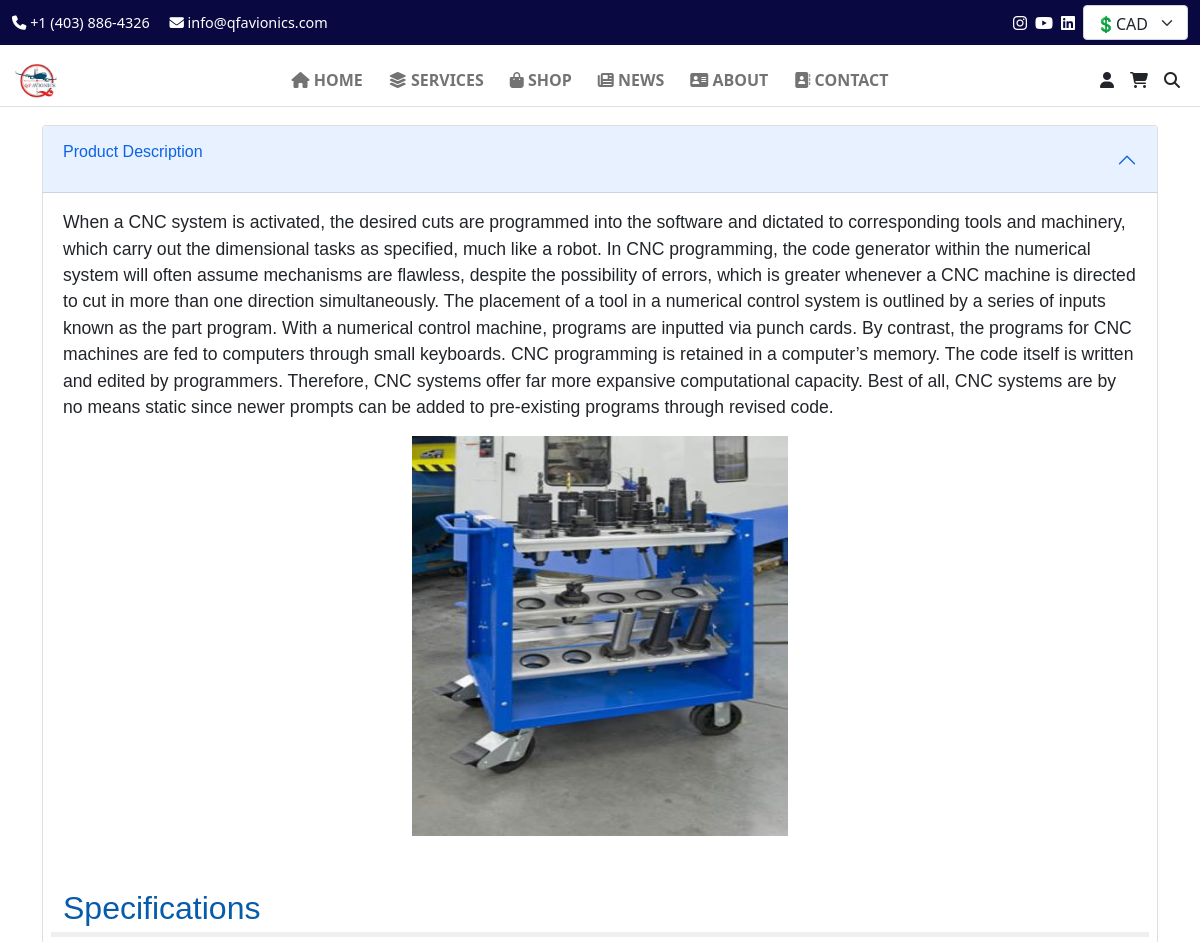
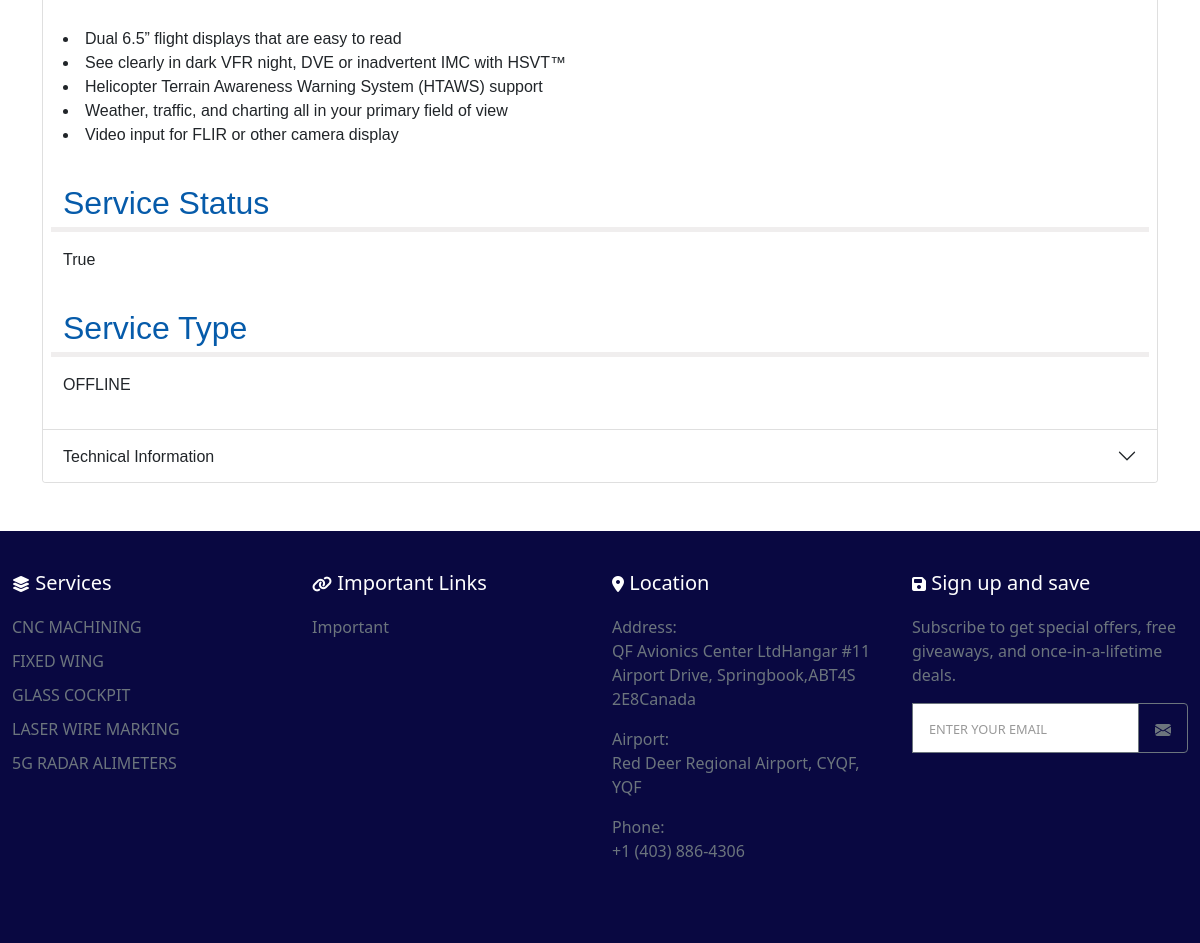
The page /service/1/ on the database its author committed (2 pictures, top to bottom).
### additional_option/models.py (models this page shows, shortened)
class Service(models.Model):
    name = models.CharField(max_length=40, default='', blank=False, null=False)
    image = models.ImageField(upload_to='static/service/images/')
    status = models.BooleanField(default=True)
    description = models.TextField(default='')
    service_type = models.CharField(default='', max_length=40, blank=False, null=False)

class Link(models.Model):
    name = models.CharField(max_length=40, default='', blank=False, null=False)
    url = models.CharField(max_length=100, default='', blank=False, null=False)

### additional_option/views.py (the view)
# urls.py: path("service/<int:id>/", service, name="service"),
def service(request, id):
    service = Service.objects.filter(id=id).first()
    return render(request, 'service.html', {'service':service})

### QFAvionics/header_context.py (called while the page is built)
def header_options(request):
    options = {
        "categories": [category.name for category in Category.objects.all()],
        "services" : [service for service in Service.objects.all()],
        "links": Link.objects.all(),
    }
    return options

### templates/service.html (shortened to what this page needs)
{% extends "master.html" %}
{% block content %}
{% load static %}
<div class="container">
    <div class="accordion" id="accordionPanelsStayOpenExample">
        <div class="accordion-item">
            <h2 class="accordion-header">
                <button class="accordion-button" type="button" data-bs-toggle="collapse"
                    data-bs-target="#panelsStayOpen-collapseOne" aria-expanded="true"
                    aria-controls="panelsStayOpen-collapseOne">
                    <div class="row">
                        <p>
                            Product Description
                        </p>
                    </div>
                </button>
            </h2>
            <div id="panelsStayOpen-collapseOne" class="accordion-collapse collapse show">
                <div class="accordion-body">
                    <div class="row">
                        <p id="description">{{service.description}}</p>
                    </div>
                    <div class="row">
                        <img src="{{service.image.url}}" alt="">
                    </div>
                    <div class="row">
                        <p class="title mt-5">Specifications</p>
                        <p>
                            <li>
                                Dual 6.5” flight displays that are easy to read
                            </li>
                            <li>
                                See clearly in dark VFR night, DVE or inadvertent IMC with HSVT™
                            </li>
                            <li> Helicopter Terrain Awareness Warning System (HTAWS) support
                            </li>
                            <li>
                                Weather, traffic, and charting all in your primary field of view
                            </li>
                            <li>
                                Video input for FLIR or other camera display
                            </li>
                        </p>
                    </div>
                    <div class="row">
                        <p class="title mt-3">Service Status</p>
                        <p>
                            {{service.status}}
                        </p>
                    </div>
                    <div class="row">
                        <p class="title mt-3">Service Type</p>
                        <p>
                            {{service.service_type}}
                        </p>
                    </div>
                </div>
            </div>
        </div>
        <div class="accordion-item">
            <h2 class="accordion-header">
                <button class="accordion-button collapsed" type="button" data-bs-toggle="collapse"
                    data-bs-target="#panelsStayOpen-collapseTwo" aria-expanded="false"
                    aria-controls="panelsStayOpen-collapseTwo">
                    Technical Information
                </button>
            </h2>
        </div>
    </div>
</div>
{% endblock %}

### templates/master.html (shortened to what this page needs)
<!DOCTYPE html>
<html lang="en">
<head>
    <link href="https://cdn.jsdelivr.net/npm/bootstrap@5.0.2/dist/css/bootstrap.min.css" rel="stylesheet"
>
    <link rel="stylesheet" href="https://cdnjs.cloudflare.com/ajax/libs/font-awesome/6.4.0/css/all.min.css">
    {% load static %}
    <link rel="stylesheet" href="{% static 'css/index.css' %}">
</head>
<body>
    <main id="mainbox" class="mb-5">
    <div class="top-bar">
        <div class="container-fluid d-flex justify-content-between align-items-center">
            <div>
                <span class="me-3"><i class="fas fa-phone"></i> +1 (403) 886-4326</span>
                <span class="me-3"><i class="fas fa-envelope"></i> info@qfavionics.com</span>
            </div>
            <div class="d-sm-flex">
                <a href="#" class="text-white mt-2 me-2"><i class="fa-brands fa-instagram fs-6"></i></a>
                <a href="#" class="text-white mt-2 me-2"><i class="fa-brands fa-youtube fs-6"></i></a>
                <a href="#" class="text-white mt-2 me-2"><i class="fa-brands fa-linkedin fs-6"></i></a>
                <select class="form-select" id="currency-value" aria-label="Default select example" style="height: 35px; width: 105px;">
                    {% if request.session.currency == "USD" %}
                    <option value="USD" selected>💲USD</option>
                    <option value="CAD">💲CAD</option>
                    {% else %}
                    <option value="CAD" selected>💲CAD</option>
                    {% endif %}
                </select>
            </div>
        </div>
    </div>
    <nav class="position-absolute navbar navbar-expand-lg navbar-light bg-white w-100" style="z-index: 200;">
        <div class="container-fluid border-bottom">
            <a class="navbar-brand" href="{% url 'home' %}">
                <img src="{% static 'images/logo.png' %}" alt="QF Avionics"
                    style="max-width: min(50px,50px); max-height: min(10vh,10vw);">
            </a>
            <div class="collapse navbar-collapse" id="navbarNav">
                <ul class="navbar-nav mx-auto">
                    <li class="nav-item">
                        <a class="nav-link md:mt-3" id="menu" href="{% url 'home' %}"><i class="fa-solid fa-house"></i> HOME</a>
                    </li>
                    <li class="nav-item" id="menu">
                        <a class="nav-link text-decoration-none" href="#"><i class="fa-solid fa-layer-group"></i> SERVICES</a>
                    </li>
                    <li class="nav-item" id="menu">
                        <a class="nav-link" href="#"><i class="fa-solid fa-bag-shopping"></i> SHOP</a>
                    </li>
                    <li class="nav-item" id="menu">
                        <a class="nav-link" href="{% url 'view-news' %}"><i class="fa-solid fa-newspaper"></i> NEWS</a>
                    </li>
                    <li class="nav-item" id="menu">
                        <a class="nav-link" href="{% url 'aboutpage' %}"><i class="fa-solid fa-address-card"></i> ABOUT</a>
                    </li>
                    <li class="nav-item" id="menu">
                        <a class="nav-link" href="{% url 'contactpage' %}"><i class="fa-solid fa-address-book"></i> CONTACT</a>
                    </li>
                </ul>
                <div class="icon-container d-flex mx-2">
                    {% if request.user.is_authenticated %}
                    <a href="{% url 'profile' %}" class="text-dark me-3 text-decoration-none border px-3 py-1 rounded"><i class="fas fa-user fs-6"></i> {{ user.username }}
                    </a>
                    {% else %}
                    <a href="{% url 'login' %}" class="text-dark me-3 fs-6"><i class="fas fa-user fs-6"></i> </a>
                    {% endif %}
                    <a href="{% url 'cart_detail' %}" class="text-dark me-3"><i class="fas fa-shopping-cart fs-6"></i></a>
                    <a id="searchopen" class="text-dark"><i class="fas fa-search fs-6"></i></a>
                </div>
            </div>
        </div>
    </nav>
    {% block content %}
    {% endblock %}
</main>
    <footer class="footer">
        <div class="container-fluid">
            <div class="row">
                <div class="col-md-3 mb-4">
                    <h5><i class="fa-solid fa-layer-group fs-6"></i> Services</h5>
                    <ul>
                        {% if services %}
                        {% for service in services %}
                        <a href="{% url 'service' id=service.id %} " class="text-decoration-none text-secondary"><li>{{service.name}}</li></a>
                        {% endfor %}
                        {% endif %}
                    </ul>
                </div>
                <div class="col-md-3 mb-4">
                    <h5><i class="fa-solid fa-link fs-6"></i> Important Links</h5>
                    <ul class="text-secondary">
                        {% if links %}
                        {% for link in links %}
                        <a href="{{link.url}}" target="_blank" class="text-decoration-none text-secondary">
                            <li>{{link.name}}</li>
                        </a>
                        {% endfor %}
                        {% endif %}
                    </ul>
                </div>
                <div class="col-md-3 mb-4">
                    <h5><i class="fa-solid fa-location-dot fs-6"></i> Location</h5>
                    <div class="text-secondary">
                    <p>Address:<br>
                        QF Avionics Center LtdHangar #11<br>
                        Airport Drive, Springbook,ABT4S<br>
                        2E8Canada</p>
                    <p>Airport:<br>
                        Red Deer Regional Airport, CYQF, YQF</p>
                    <p>Phone:<br>
                        +1 (403) 886-4306</p>
                        </div>
                </div>
                <div class="col-md-3">
                    <h5><i class="fa-solid fa-floppy-disk fs-6"></i> Sign up and save</h5>
                    <p class="text-secondary">Subscribe to get special offers, free giveaways, and once-in-a-lifetime deals.</p>
                    <form>
                        <div class="input-group mb-3">
                            <input type="email" class="form-control border border-secondary"
                                placeholder="Enter your email">
                            <button class="btn btn-outline-secondary px-3" type="submit">
                            </button>
                        </div>
                    </form>
                </div>
            </div>
        </div>
    </footer>
</body>
</html>

### static/css/index.css (style rules this page uses)
body, html { height: 100%; display: flex; flex-direction: column; }
#mainbox { flex: 1; }
.top-bar { background-color: #090841; color: white; padding: 5px 0; font-size: 0.9em; }
.navbar-nav .nav-link { color: #333; font-weight: 600; }
.carousel-item, img { height: 100% !important; width: 100% !important; }
.form-control { border-radius: 0; }
.form-control { border-radius: 0; border: 1px solid #e0e0e0; padding: 0.75rem 1rem; }
.form-control::placeholder { color: #999999; text-transform: uppercase; font-size: 0.8rem; }
.footer { background-color: #090841; color: white; padding: 40px 0; }
.footer h5 { margin-bottom: 20px; }
.footer ul { list-style-type: none; padding: 0; }
.footer li { margin-bottom: 10px; }

### templates/master.html (style rules this page uses)
#menu { margin-left: 10px; }
.icon-container { display: flex; align-items: center; }
.icon-container a { margin-right: 1rem; }
.icon-container a:last-child { margin-right: 0; }

### templates/service.html (style rules this page uses)
* { margin: 0; padding: 0; box-sizing: border-box; }
html, body { height: 100vh; }
.container { height: auto; width: auto; font-family: 'Lucida Sans', 'Lucida Sans Regular', 'Lucida Grande', 'Lucida Sans Unicode', Geneva, Verdana, sans-serif; margin-top: 10vh; }
.row img { max-height: 50vh; max-width: 50vh; margin: auto; }
.title { color: #065baa; border-bottom-width: thick; border-bottom-style: solid; border-bottom-color: #f0eeee; font-size: 2rem; }
#description { font-size: 1.1rem; }

### rows shown on the page
Service: description "When a CNC system is activated, the desired cuts are programmed into the software and dictated to corresponding tools and machinery, which carry out the dimensional tasks as specified, much like a robot. In CNC programming, the code generator within the numerical system will often assume mechanisms are flawless, despite the possibility of errors, which is greater whenever a CNC machine is directed to cut in more than one direction simultaneously. The placement of a tool in a numerical control system is outlined by a series of inputs known as the part program. With a numerical control machine, programs are inputted via punch cards. By contrast, the programs for CNC machines are fed to…", image (picture), status "True", service_type "OFFLINE", name "CNC MACHINING"
Service: name "FIXED WING"
Service: name "GLASS COCKPIT"
Service: name "LASER WIRE MARKING"
Service: name "5G RADAR ALIMETERS"
Link: name "Important"
